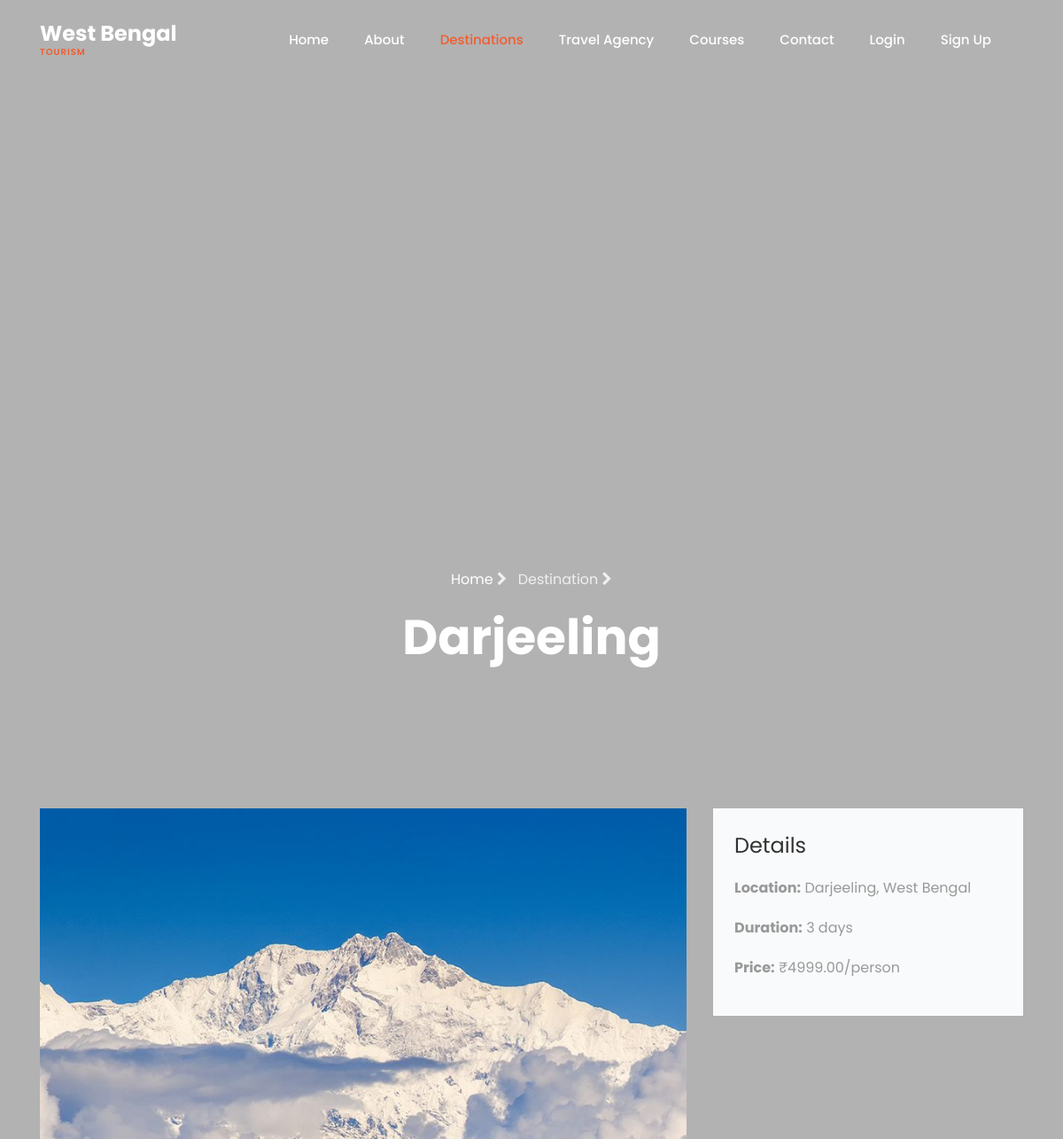
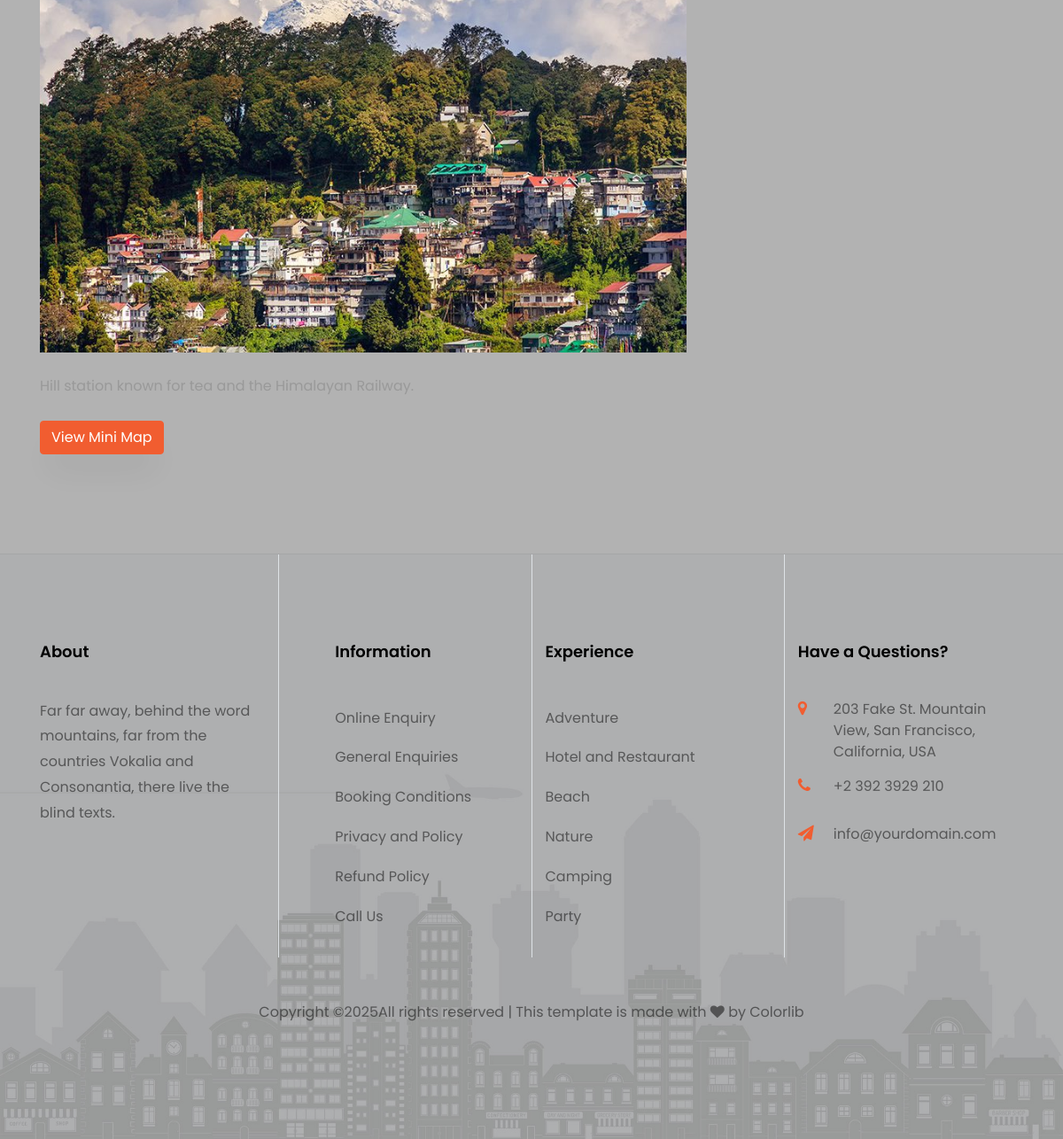
Screenshot of /destinations/darjeeling/ with the database file from the repository (2 pictures, top to bottom).
### core/models.py (models this page shows, shortened)
class Destination(models.Model):
    DESTINATION_TYPES = [
        ('beach', 'Beach'),
        ('mountain', 'Mountain'),
        ('historical', 'Historical'),
        ('wildlife', 'Wildlife'),
        ('religious', 'Religious'),
        ('cultural', 'Cultural'),
    ]
    name = models.CharField(max_length=200)
    slug = models.SlugField(unique=True, blank=True)
    location = models.CharField(max_length=200)
    description = models.TextField()
    price_per_person = models.DecimalField(max_digits=10, decimal_places=2)
    duration = models.PositiveIntegerField(help_text="Duration in days")
    image = models.ImageField(upload_to='destinations/')
    map_image = models.ImageField(upload_to='maps/', blank=True, null=True)
    destination_type = models.CharField(max_length=20, choices=DESTINATION_TYPES)
    shower_count = models.PositiveIntegerField(default=1)
    bed_count = models.PositiveIntegerField(default=1)
    near_mountain = models.BooleanField(default=False)
    near_beach = models.BooleanField(default=False)
    is_active = models.BooleanField(default=True)
    is_featured = models.BooleanField(default=False)
    created_at = models.DateTimeField(auto_now_add=True)
    updated_at = models.DateTimeField(auto_now=True)
    tags = models.ManyToManyField('Tag', blank=True)

### core/views.py (the view)
# urls.py: path('destinations/<slug:slug>/', views.destination_detail, name='destination_detail'),
def destination_detail(request, slug):
    destination = get_object_or_404(Destination, slug=slug, is_active=True)
    gallery_images = destination.images.all()
    related_destinations = Destination.objects.filter(
        is_active=True,
        destination_type=destination.destination_type
    ).exclude(id=destination.id)[:3]
    testimonials = destination.testimonials.filter(is_active=True)[:5]
    pois = destination.points_of_interest.all()
    context = {
        'destination': destination,
        'gallery_images': gallery_images,
        'related_destinations': related_destinations,
        'testimonials': testimonials,
        'page_title': f'{destination.name} - West Bengal Tourism',
        'pois': pois,
    }
    return render(request, 'core/destination_detail.html', context)

### core/models.py (called while the page is built)
    @property
    def google_maps_url(self) -> str:
        if self.google_place_id:
            return f"https://www.google.com/maps/place/?q=place_id:{self.google_place_id}"
        if self.latitude is not None and self.longitude is not None:
            return f"https://www.google.com/maps/search/?api=1&query={self.latitude},{self.longitude}"
        return f"https://www.google.com/maps/search/?api=1&query={self.name} {self.destination.location}"

### templates/core/destination_detail.html (shortened to what this page needs)
{% extends 'base.html' %}
{% load static %}
{% block hero_section %}
  <section class="hero-wrap hero-wrap-2 js-fullheight"
    style="background-image: url('{% if destination.image %}
      {{ destination.image.url }}
    {% else %}
      {% static 'images/bg_1.jpg' %}
    {% endif %}');">
    <div class="container">
      <div class="row no-gutters slider-text js-fullheight align-items-end justify-content-center">
        <div class="col-md-9 ftco-animate pb-5 text-center">
          <p class="breadcrumbs">
            <span class="mr-2"><a href="{% url 'index' %}">Home <i class="fa fa-chevron-right"></i></a></span> <span>Destination <i class="fa fa-chevron-right"></i></span>
          </p>
          <h1 class="mb-0 bread">{{ destination.name }}</h1>
        </div>
      </div>
    </div>
  </section>
{% endblock %}
{% block content %}
  <section class="ftco-section">
    <div class="container">
      <div class="row">
        <div class="col-md-8">
          <img src="{{ destination.image.url }}" class="img-fluid mb-4" alt="{{ destination.name }}" />
          <p>{{ destination.description }}</p>
          {% if destination.map_image %}
            <div class="mt-4">
              <button class="btn btn-primary" data-toggle="modal" data-target="#miniMapModal">View Mini Map</button>
            </div>
          {% endif %}
        </div>
        <div class="col-md-4">
          <div class="p-4 bg-light">
            <h4 class="mb-3">Details</h4>
            <p>
              <strong>Location:</strong> {{ destination.location }}
            </p>
            <p>
              <strong>Duration:</strong> {{ destination.duration }} days
            </p>
            <p>
              <strong>Price:</strong> ₹{{ destination.price_per_person }}/person
            </p>
          </div>
        </div>
      </div>
    </div>
  </section>
{% endblock %}

### rows the page displays
Destination: name "Darjeeling", image (picture), description "Hill station known for tea and the Himalayan Railway.", location "Darjeeling, West Bengal", duration "3", price_per_person "4999.00"
